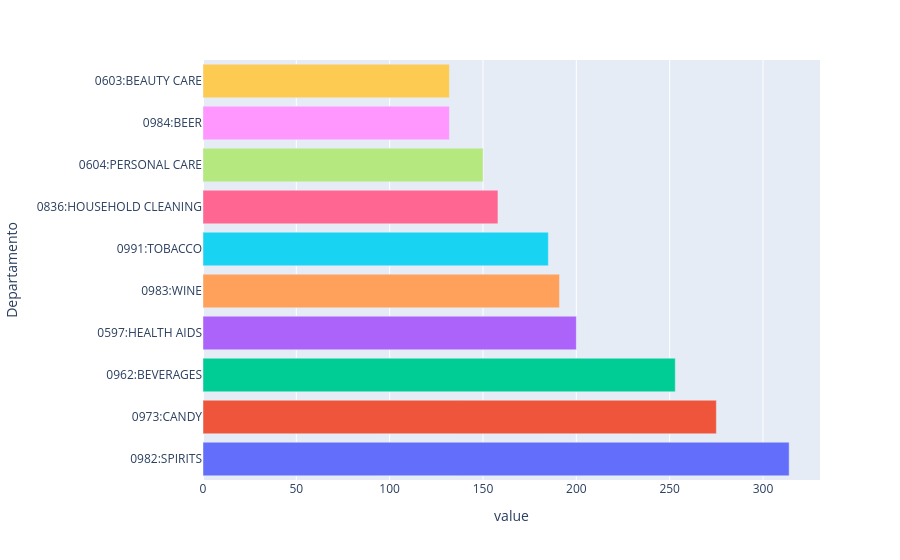

Notebook cell for this chart:
### Code cell
contagem_transacoes_por_departamento_top10 = df.value_counts('Departamento').head(10)

fig_volume_transacoes_top10 = px.bar(contagem_transacoes_por_departamento_top10, color=contagem_transacoes_por_departamento_top10.index, orientation='h')
fig_volume_transacoes_top10.update_layout(showlegend=False)
fig_volume_transacoes_top10.show()

### Figure 1 — Plotly figure (JSON) as saved in the notebook; plotly's stock layout.template omitted (floating-point values rounded to 4 significant figures)
{"data": [{"hovertemplate": "color=0982:SPIRITS<br>value=%{x}<br>Departamento=%{y}<extra></extra>", "legendgroup": "0982:SPIRITS", "marker": {"color": "#636efa", "pattern": {"shape": ""}}, "name": "0982:SPIRITS", "orientation": "h", "showlegend": true, "textposition": "auto", "type": "bar", "x": [314], "xaxis": "x", "y": ["0982:SPIRITS"], "yaxis": "y"}, {"hovertemplate": "color=0973:CANDY<br>value=%{x}<br>Departamento=%{y}<extra></extra>", "legendgroup": "0973:CANDY", "marker": {"color": "#EF553B", "pattern": {"shape": ""}}, "name": "0973:CANDY", "orientation": "h", "showlegend": true, "textposition": "auto", "type": "bar", "x": [275], "xaxis": "x", "y": ["0973:CANDY"], "yaxis": "y"}, {"hovertemplate": "color=0962:BEVERAGES<br>value=%{x}<br>Departamento=%{y}<extra></extra>", "legendgroup": "0962:BEVERAGES", "marker": {"color": "#00cc96", "pattern": {"shape": ""}}, "name": "0962:BEVERAGES", "orientation": "h", "showlegend": true, "textposition": "auto", "type": "bar", "x": [253], "xaxis": "x", "y": ["0962:BEVERAGES"], "yaxis": "y"}, {"hovertemplate": "color=0597:HEALTH AIDS<br>value=%{x}<br>Departamento=%{y}<extra></extra>", "legendgroup": "0597:HEALTH AIDS", "marker": {"color": "#ab63fa", "pattern": {"shape": ""}}, "name": "0597:HEALTH AIDS", "orientation": "h", "showlegend": true, "textposition": "auto", "type": "bar", "x": [200], "xaxis": "x", "y": ["0597:HEALTH AIDS"], "yaxis": "y"}, {"hovertemplate": "color=0983:WINE<br>value=%{x}<br>Departamento=%{y}<extra></extra>", "legendgroup": "0983:WINE", "marker": {"color": "#FFA15A", "pattern": {"shape": ""}}, "name": "0983:WINE", "orientation": "h", "showlegend": true, "textposition": "auto", "type": "bar", "x": [191], "xaxis": "x", "y": ["0983:WINE"], "yaxis": "y"}, {"hovertemplate": "color=0991:TOBACCO<br>value=%{x}<br>Departamento=%{y}<extra></extra>", "legendgroup": "0991:TOBACCO", "marker": {"color": "#19d3f3", "pattern": {"shape": ""}}, "name": "0991:TOBACCO", "orientation": "h", "showlegend": true, "textposition": "auto", "type": "bar", "x": [185], "xaxis": "x", "y": ["0991:TOBACCO"], "yaxis": "y"}, {"hovertemplate": "color=0836:HOUSEHOLD CLEANING<br>value=%{x}<br>Departamento=%{y}<extra></extra>", "legendgroup": "0836:HOUSEHOLD CLEANING", "marker": {"color": "#FF6692", "pattern": {"shape": ""}}, "name": "0836:HOUSEHOLD CLEANING", "orientation": "h", "showlegend": true, "textposition": "auto", "type": "bar", "x": [158], "xaxis": "x", "y": ["0836:HOUSEHOLD CLEANING"], "yaxis": "y"}, {"hovertemplate": "color=0604:PERSONAL CARE<br>value=%{x}<br>Departamento=%{y}<extra></extra>", "legendgroup": "0604:PERSONAL CARE", "marker": {"color": "#B6E880", "pattern": {"shape": ""}}, "name": "0604:PERSONAL CARE", "orientation": "h", "showlegend": true, "textposition": "auto", "type": "bar", "x": [150], "xaxis": "x", "y": ["0604:PERSONAL CARE"], "yaxis": "y"}, {"hovertemplate": "color=0984:BEER<br>value=%{x}<br>Departamento=%{y}<extra></extra>", "legendgroup": "0984:BEER", "marker": {"color": "#FF97FF", "pattern": {"shape": ""}}, "name": "0984:BEER", "orientation": "h", "showlegend": true, "textposition": "auto", "type": "bar", "x": [132], "xaxis": "x", "y": ["0984:BEER"], "yaxis": "y"}, {"hovertemplate": "color=0603:BEAUTY CARE<br>value=%{x}<br>Departamento=%{y}<extra></extra>", "legendgroup": "0603:BEAUTY CARE", "marker": {"color": "#FECB52", "pattern": {"shape": ""}}, "name": "0603:BEAUTY CARE", "orientation": "h", "showlegend": true, "textposition": "auto", "type": "bar", "x": [132], "xaxis": "x", "y": ["0603:BEAUTY CARE"], "yaxis": "y"}], "layout": {"barmode": "relative", "legend": {"title": {"text": "color"}, "tracegroupgap": 0}, "margin": {"t": 60}, "showlegend": false, "xaxis": {"anchor": "y", "domain": [0, 1], "title": {"text": "value"}}, "yaxis": {"anchor": "x", "domain": [0, 1], "title": {"text": "Departamento"}}}}
